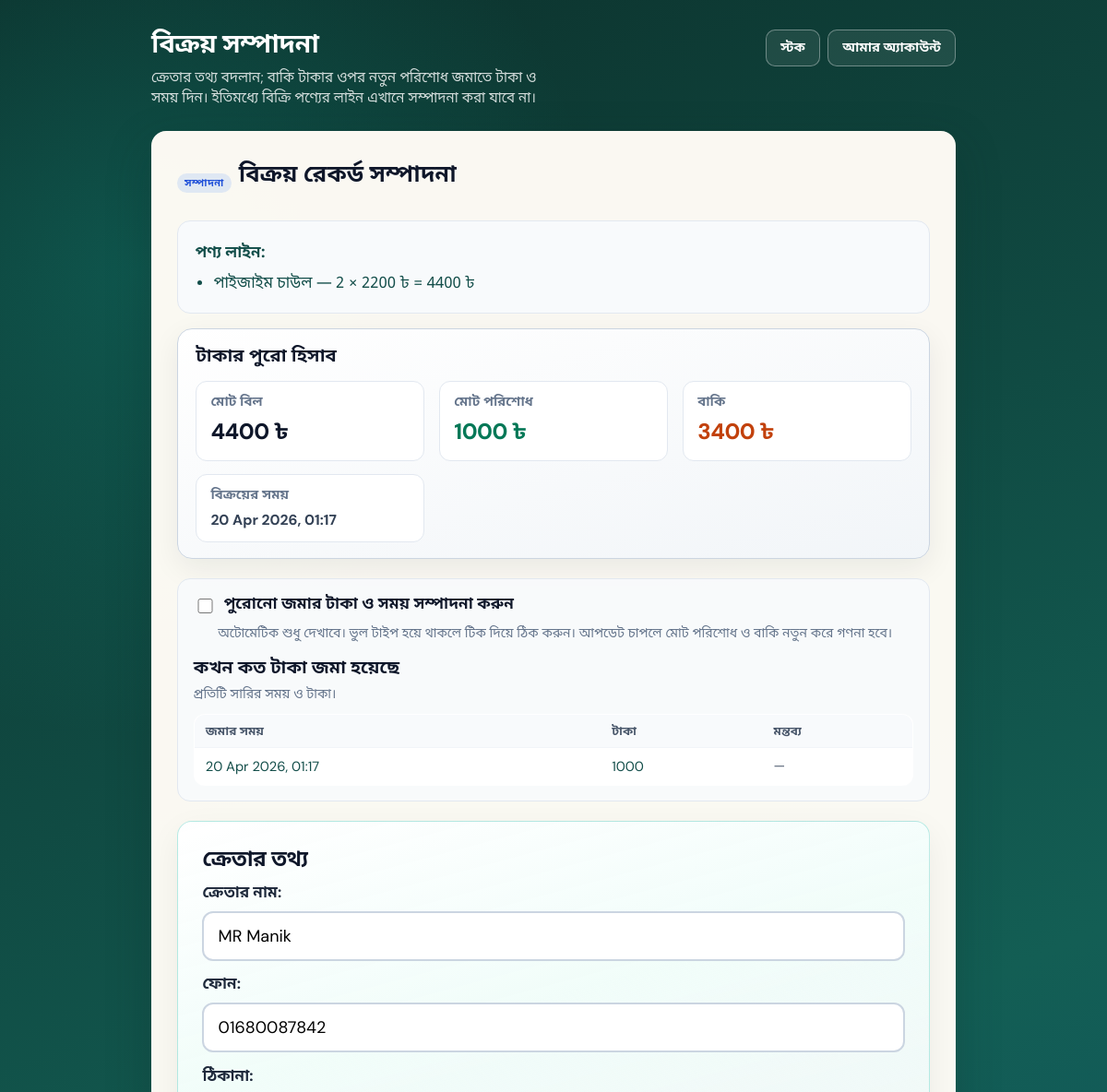
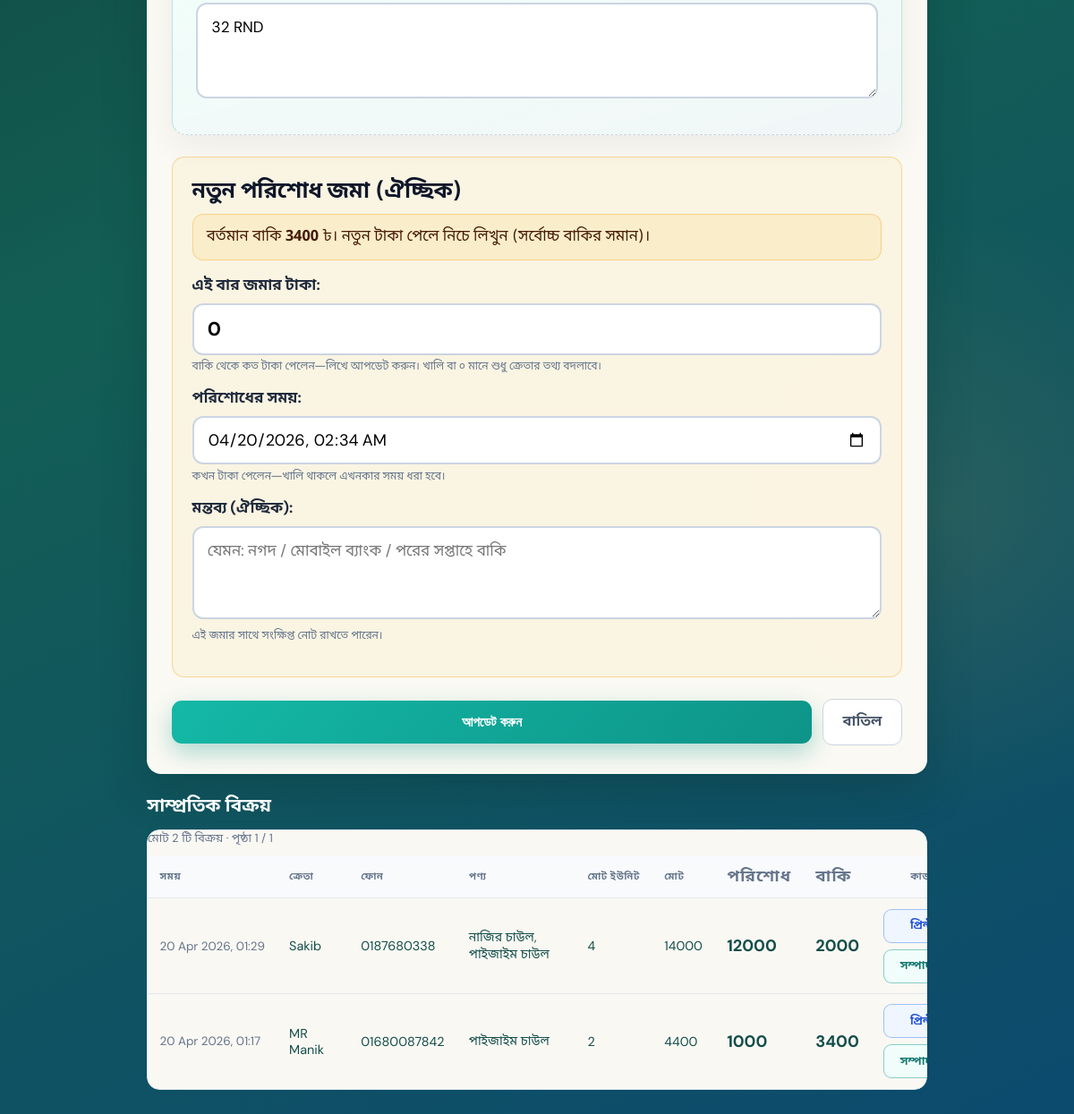
The app's page /stock/daily-sell/?sale_edit=3 (signed in) with its own data (2 pictures, top to bottom).
### stock/models.py (models this page shows, shortened)
class DailySellLine(models.Model):
    sale = models.ForeignKey(
        DailySell,
        on_delete=models.CASCADE,
        related_name='lines',
    )
    product = models.ForeignKey(
        Product,
        on_delete=models.PROTECT,
        related_name='sale_lines',
    )
    quantity = models.PositiveIntegerField()
    unit_price = models.DecimalField(
        max_digits=12,
        decimal_places=2,
        editable=False,
        help_text='বিক্রয় মুহূর্তে একক দাম',
    )
    class Meta:
        db_table = 'stock_management_dailysellline'
        ordering = ['id']
    @property
    def line_total(self) -> Decimal:
        return (self.unit_price * self.quantity).quantize(Decimal('0.01'))

class Product(models.Model):
    name = models.CharField(max_length=255)
    quality = models.CharField(max_length=255, help_text='যেমন গ্রেড / মান')
    price = models.DecimalField(
        max_digits=12,
        decimal_places=2,
        help_text='প্রতি এককের দাম (টাকা)। বিক্রয় মোট = একক দাম × পরিমাণ।',
    )
    stock_quantity = models.PositiveIntegerField(default=0)
    class Meta:
        db_table = 'stock_management_product'
        ordering = ['name']

class DailySell(models.Model):
    customer_name = models.CharField(max_length=255)
    phone = models.CharField(max_length=32)
    address = models.TextField(blank=True)
    amount_paid = models.DecimalField(
        max_digits=12,
        decimal_places=2,
        default=0,
        help_text='ক্রেতা যে টাকা দিয়েছে',
    )
    amount_due = models.DecimalField(
        max_digits=12,
        decimal_places=2,
        default=0,
        help_text='বাকি (মোট − পরিশোধ)',
    )
    sold_at = models.DateTimeField(auto_now_add=True)
    class Meta:
        db_table = 'stock_management_dailysell'
        ordering = ['-sold_at']
    @property
    def line_total(self) -> Decimal:
        total = Decimal('0')
        for ln in self.lines.all():
            total += (ln.unit_price * ln.quantity).quantize(Decimal('0.01'))
        return total.quantize(Decimal('0.01'))
    @property
    def total_line_units(self) -> int:
        return sum(ln.quantity for ln in self.lines.all())

class DailySellPayment(models.Model):
    sale = models.ForeignKey(
        DailySell,
        on_delete=models.CASCADE,
        related_name='payment_entries',
    )
    amount = models.DecimalField(max_digits=12, decimal_places=2)
    paid_at = models.DateTimeField(default=timezone.now)
    note = models.TextField(
        blank=True,
        default='',
        help_text='বাকি পরিশোধের সাথে মন্তব্য (ঐচ্ছিক)',
    )
    class Meta:
        db_table = 'stock_management_dailysellpayment'
        ordering = ['-paid_at', '-id']

### stock/views.py (the view, shortened to what this page needs)
# urls.py: path('daily-sell/', views.DailySellView.as_view(), name='daily_sell'),
class DailySellView(LoginRequiredMixin, View):
    login_url = '/'
    template_name = 'stock/daily_sell.html'
    def get(self, request):
        sale_pk = request.GET.get('sale_edit')
        if sale_pk:
            try:
                pk = int(sale_pk, base=10)
            except (TypeError, ValueError):
                messages.error(request, 'অবৈধ বিক্রয় নির্বাচন।')
                return redirect('stock:daily_sell')
            sale = get_object_or_404(
                DailySell.objects.prefetch_related(
                    Prefetch(
                        'payment_entries',
                        queryset=DailySellPayment.objects.order_by('paid_at', 'id'),
                    ),
                    'lines__product',
                ),
                pk=pk,
            )
            form = DailySellEditForm(instance=sale)
            return render(
                request,
                self.template_name,
                self._ctx(request, form, editing_sale=sale),
            )
    def _ctx(
        self,
        request,
        form=None,
        order_form=None,
        line_formset=None,
        editing_sale=None,
    ):
        meta = {
            str(p.pk): {'stock': p.stock_quantity, 'price': str(p.price)}
            for p in Product.objects.all()
        }
        sales_qs = DailySell.objects.prefetch_related('lines__product').order_by(
            '-sold_at'
        )
        page_arg = request.GET.get('page') or request.POST.get('_sales_page')
        sales_page = Paginator(sales_qs, PAGE_SIZE).get_page(page_arg)
        return {
            'form': form,
            'order_form': order_form,
            'line_formset': line_formset,
            'sale_meta': meta,
            'has_stock': Product.objects.filter(stock_quantity__gt=0).exists(),
            'sales_page': sales_page,
            'editing_sale': editing_sale,
        }

### stock/templates/stock/daily_sell.html (shortened to what this page needs)
{% load static %}
{% load stock_tags %}
<!DOCTYPE html>
<html lang="bn">
<head>
  <link rel="stylesheet" href="{% static 'stock/css/dashboard.css' %}">
</head>
<body class="sm-page sm-page--sale-entry">
  <div class="sm-wrap sm-wrap--sale-entry">
    <header class="sm-top">
      <div class="sm-top-intro">
        <h1>{% if editing_sale %}বিক্রয় সম্পাদনা{% else %}দৈনিক বিক্রয়{% endif %}</h1>
        <p>{% if editing_sale %}ক্রেতার তথ্য বদলান; বাকি টাকার ওপর নতুন পরিশোধ জমাতে টাকা ও সময় দিন। ইতিমধ্যে বিক্রি পণ্যের লাইন এখানে সম্পাদনা করা যাবে না।{% else %}উপরে ক্রেতার তথ্য, নিচের ফর্মে এক বা একাধিক পণ্য লাইন ও পরিশোধ দিন। «আরও লাইন» দিয়ে আরও পণ্য যোগ করুন। বাকি স্বয়ংক্রিয় হিসাব হবে।{% endif %}</p>
      </div>
      <nav class="sm-nav" aria-label="পেজ নেভিগেশন">
        <a href="{% url 'stock:dashboard' %}">স্টক</a>
        <a href="{% url 'user_authentication:my_account' %}">আমার অ্যাকাউন্ট</a>
      </nav>
    </header>
    <div class="sm-main-layout sale-entry-layout">
      <section class="sm-card sale-entry-card" aria-labelledby="sell-form-title">
        {% if editing_sale %}
          <div class="sm-card-header">
            <span class="sm-badge sm-badge--edit">সম্পাদনা</span>
            <h2 id="sell-form-title">বিক্রয় রেকর্ড সম্পাদনা</h2>
          </div>
          <div class="sale-edit-summary sale-edit-summary--product">
            <p class="sale-edit-summary-line"><strong>পণ্য লাইন:</strong></p>
            <ul class="sale-edit-lines-list">
              {% for ln in editing_sale.lines.all %}
              <li>{{ ln.product.name }} — {{ ln.quantity }} × {{ ln.unit_price|floatformat:0 }} ৳ = {{ ln.line_total|floatformat:0 }} ৳</li>
              {% empty %}
              <li>কোনো লাইন নেই।</li>
              {% endfor %}
            </ul>
          </div>
          <div class="sale-edit-overview" aria-label="বিক্রয় ও টাকার সারাংশ">
            <h3 class="sale-edit-overview-title">টাকার পুরো হিসাব</h3>
            <div class="sale-edit-overview-grid">
              <div class="sale-edit-stat">
                <span class="sale-edit-stat-label">মোট বিল</span>
                <span class="sale-edit-stat-value">{{ editing_sale.line_total|floatformat:0 }} ৳</span>
              </div>
              <div class="sale-edit-stat sale-edit-stat--paid">
                <span class="sale-edit-stat-label">মোট পরিশোধ</span>
                <span class="sale-edit-stat-value">{{ editing_sale.amount_paid|floatformat:0 }} ৳</span>
              </div>
              <div class="sale-edit-stat sale-edit-stat--due">
                <span class="sale-edit-stat-label">বাকি</span>
                <span class="sale-edit-stat-value">{{ editing_sale.amount_due|floatformat:0 }} ৳</span>
              </div>
              <div class="sale-edit-stat sale-edit-stat--when">
                <span class="sale-edit-stat-label">বিক্রয়ের সময়</span>
                <span class="sale-edit-stat-meta">{{ editing_sale.sold_at|date:"d M Y, H:i" }}</span>
              </div>
            </div>
          </div>
          <form method="post" novalidate action="{% url 'stock:daily_sell' %}" id="daily-sell-edit-form" class="sale-entry-form">
            {% if editing_sale.payment_entries.exists %}
            <div class="sale-payment-log-edit-wrap{% if request.POST.enable_payment_edit %} sale-payment-log--editable{% endif %}" id="sale-payment-log-edit-wrap">
              <div class="sale-payment-log-toolbar">
                <label class="sale-paylog-toggle-label">
                  <input type="checkbox" name="enable_payment_edit" id="sale-edit-paylog-toggle" value="on"{% if request.POST.enable_payment_edit %} checked{% endif %}>
                  <span>পুরোনো জমার টাকা ও সময় সম্পাদনা করুন</span>
                </label>
                <p class="sale-payment-log-toolbar-hint">অটোমেটিক শুধু দেখাবে। ভুল টাইপ হয়ে থাকলে টিক দিয়ে ঠিক করুন। আপডেট চাপলে মোট পরিশোধ ও বাকি নতুন করে গণনা হবে।</p>
              </div>
              <h3 class="sale-payment-log-title">কখন কত টাকা জমা হয়েছে</h3>
              <p class="sale-payment-log-sub">প্রতিটি সারির সময় ও টাকা।</p>
              <table class="sale-payment-log sale-payment-log--dual sale-payment-log--with-note">
                <thead>
                  <tr>
                    <th scope="col">জমার সময়</th>
                    <th scope="col" class="sm-num">টাকা</th>
                    <th scope="col">মন্তব্য</th>
                  </tr>
                </thead>
                <tbody>
                  {% for p in editing_sale.payment_entries.all %}
                  <tr>
                    <td class="sale-payment-log-time">
                      <span class="sale-pay-view">{{ p.paid_at|date:"d M Y, H:i" }}</span>
                    </td>
                    <td class="sm-num sale-payment-amt-cell">
                      <span class="sale-pay-view">{{ p.amount|floatformat:0 }}</span>
                    </td>
                    <td class="sale-payment-note-cell">
                      <span class="sale-pay-view sale-pay-note-view">{% if p.note %}{{ p.note }}{% else %}—{% endif %}</span>
                    </td>
                  </tr>
                  {% endfor %}
                </tbody>
              </table>
            </div>
            {% else %}
            <p class="sale-payment-empty sale-payment-empty--in-form">এখনও কোনো জমার রেকর্ড লাইন নেই — শুধু মোট পরিশোধ সংরক্ষিত আছে। নতুন জমা নিচে যোগ করুন।</p>
            {% endif %}
            <div class="sale-section sale-section--customer sale-customer-above-form">
              <h3 class="sale-section-title">ক্রেতার তথ্য</h3>
              <div class="sm-field sale-entry-field">
                {{ form.customer_name.label_tag }}
                {{ form.customer_name }}
              </div>
              <div class="sm-field sale-entry-field">
                {{ form.phone.label_tag }}
                {{ form.phone }}
              </div>
              <div class="sm-field sale-entry-field">
                {{ form.address.label_tag }}
                {{ form.address }}
              </div>
            </div>
            <div class="sale-section sale-section--payment sale-section--money sale-edit-add-pay">
              <h3 class="sale-section-title sale-section-title--money">নতুন পরিশোধ জমা (ঐচ্ছিক)</h3>
              <p class="sale-edit-due-hint">
                বর্তমান বাকি <strong>{{ editing_sale.amount_due|floatformat:0 }}</strong> ৳।
                {% if editing_sale.amount_due %}
                নতুন টাকা পেলে নিচে লিখুন (সর্বোচ্চ বাকির সমান)।
                {% else %}
                সম্পূর্ণ পরিশোধ হয়েছে — নতুন জমা দেওয়ার দরকার নেই; শুধু ক্রেতার তথ্য বদলাতে পারেন।
                {% endif %}
              </p>
              <div class="sm-field sale-entry-field sale-paid-field">
                {{ form.payment_add.label_tag }}
                {{ form.payment_add }}
                {% if form.payment_add.help_text %}<span class="helptext">{{ form.payment_add.help_text }}</span>{% endif %}
              </div>
              <div class="sm-field sale-entry-field">
                {{ form.payment_at.label_tag }}
                {{ form.payment_at }}
                {% if form.payment_at.help_text %}<span class="helptext">{{ form.payment_at.help_text }}</span>{% endif %}
              </div>
              <div class="sm-field sale-entry-field">
                {{ form.payment_note.label_tag }}
                {{ form.payment_note }}
                {% if form.payment_note.help_text %}<span class="helptext">{{ form.payment_note.help_text }}</span>{% endif %}
              </div>
            </div>
            <div class="sale-form-actions">
              <button type="submit" name="update_sale" value="1" class="sm-submit">আপডেট করুন</button>
              <a href="{% url 'stock:daily_sell' %}{% if sales_page.number > 1 %}?page={{ sales_page.number }}{% endif %}" class="sm-btn-cancel">বাতিল</a>
            </div>
          </form>
        {% endif %}
      </section>
      <section class="sm-stock-panel sale-history-panel">
        <h2 id="recent-sales-title">সাম্প্রতিক বিক্রয়</h2>
        <div class="sm-table-scroll" role="region" aria-label="সাম্প্রতিক বিক্রয়">
          <div class="sm-table-wrap">
            {% if sales_page.paginator.count %}
              <p class="sm-pagination-summary">
                মোট {{ sales_page.paginator.count }} টি বিক্রয় · পৃষ্ঠা {{ sales_page.number }} / {{ sales_page.paginator.num_pages }}
              </p>
              <table class="sm-table sm-table--sales">
                <thead>
                  <tr>
                    <th scope="col">সময়</th>
                    <th scope="col">ক্রেতা</th>
                    <th scope="col">ফোন</th>
                    <th scope="col">পণ্য</th>
                    <th scope="col" class="sm-num">মোট ইউনিট</th>
                    <th scope="col" class="sm-num">মোট</th>
                    <th scope="col" class="sm-num sm-num--money">পরিশোধ</th>
                    <th scope="col" class="sm-num sm-num--money">বাকি</th>
                    <th scope="col" class="sm-col-actions">কাজ</th>
                  </tr>
                </thead>
                <tbody>
                  {% for s in sales_page %}
                    <tr>
                      <td class="sm-muted-cell sale-td-time">{{ s.sold_at|date:"d M Y, H:i" }}</td>
                      <td>{{ s.customer_name }}</td>
                      <td>{{ s.phone }}</td>
                      <td class="sale-td-products">{% for ln in s.lines.all %}{{ ln.product.name }}{% if not forloop.last %}, {% endif %}{% empty %}—{% endfor %}</td>
                      <td class="sm-num">{{ s.total_line_units }}</td>
                      <td class="sm-num">{{ s.line_total|floatformat:0 }}</td>
                      <td class="sm-num sm-num--money">{{ s.amount_paid|floatformat:0 }}</td>
                      <td class="sm-num sm-num--money">{{ s.amount_due|floatformat:0 }}</td>
                      <td class="sm-actions sm-actions--dual">
                        <a href="{% url 'stock:sale_print' s.pk %}?autoprint=1" target="_blank" rel="noopener noreferrer" class="sm-btn-print">প্রিন্ট</a>
                        <a href="{% url 'stock:daily_sell' %}?sale_edit={{ s.pk }}{% if sales_page.number > 1 %}&page={{ sales_page.number }}{% endif %}" class="sm-btn-edit">সম্পাদনা</a>
                      </td>
                    </tr>
                  {% endfor %}
                </tbody>
              </table>
            {% else %}
              <p class="sm-empty">এখনও বিক্রয় রেকর্ড নেই।</p>
            {% endif %}
          </div>
        </div>
      </section>
    </div>
  </div>
</body>
</html>

### records on screen
DailySellLine: product.name "পাইজাইম চাউল", quantity "2", unit_price "2200", line_total "4400"
DailySell: line_total "4400", amount_paid "1000", amount_due "3400", sold_at "20 Apr 2026, 01:17", customer_name "MR Manik", phone "01680087842", address "32 RND", total_line_units "2"
DailySellPayment: paid_at "20 Apr 2026, 01:17", amount "1000"
DailySell: sold_at "20 Apr 2026, 01:29", customer_name "Sakib", phone "0187680338", total_line_units "4", line_total "14000", amount_paid "12000", amount_due "2000"
DailySellLine: product.name "নাজির চাউল"
DailySellLine: product.name "পাইজাইম চাউল"

### other values on screen
{{ sales_page.paginator.count }} "2"
{{ sales_page.number }} "1"
{{ sales_page.paginator.num_pages }} "1"
